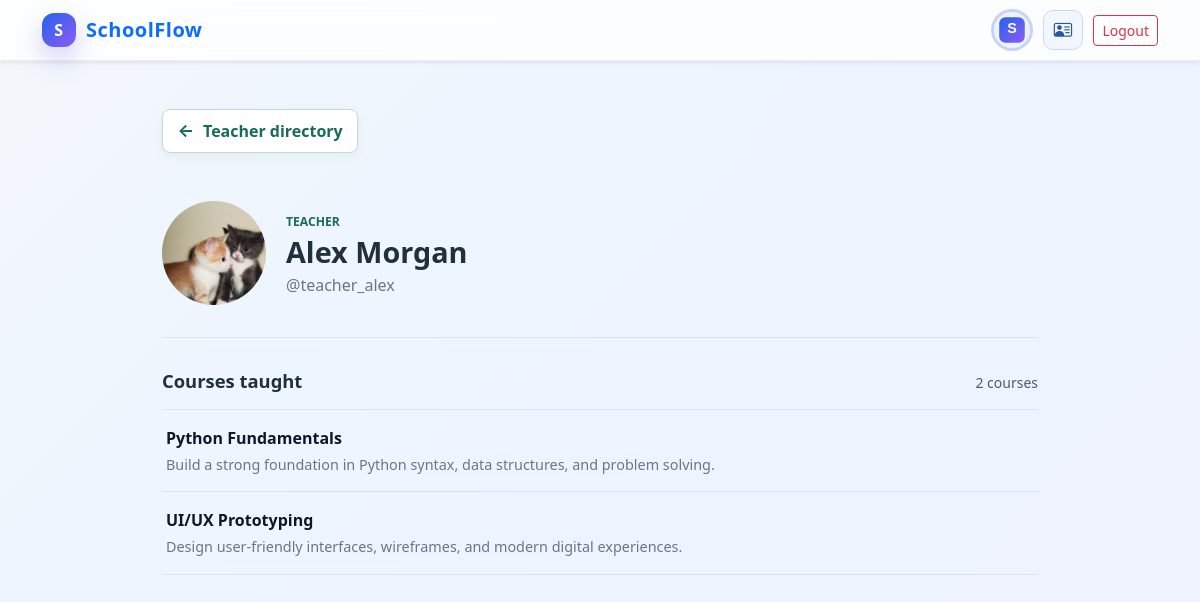
Screenshot of /student/teachers/36/ (signed in) with the database file from the repository.
### portal/models.py (models this page shows, shortened)
class User(AbstractUser):
    is_teacher = models.BooleanField(default=False)
    is_student = models.BooleanField(default=False)
    phone = models.CharField(max_length=20, blank=True, null=True)
    address = models.TextField(blank=True, null=True)
    profile_image = models.ImageField(upload_to='profiles/', blank=True, null=True)
    class Meta:
        permissions = [
            ("can_access_teacher_dashboard", "Can access teacher dashboard"),
            ("can_access_student_dashboard", "Can access student dashboard"),
        ]

class Course(models.Model):
    title = models.CharField(max_length=200)
    description = models.TextField(blank=True)
    created_by = models.ForeignKey(
        settings.AUTH_USER_MODEL,
        on_delete=models.CASCADE,
        related_name="created_courses",
        limit_choices_to={"is_teacher": True},
    )
    students = models.ManyToManyField(
        settings.AUTH_USER_MODEL,
        related_name="enrolled_courses",
        blank=True,
        limit_choices_to={"is_student": True},
    )
    created_at = models.DateTimeField(auto_now_add=True)
    updated_at = models.DateTimeField(auto_now=True)
    class Meta:
        permissions = [
            ("can_manage_courses", "Can manage courses"),
            ("can_assign_students", "Can assign students to courses"),
        ]

### portal/views/student_views.py (the view)
# urls.py: path('student/teachers/<int:teacher_id>/', student_teacher_profile, name='student_teacher_profile'),
@login_required
@permission_required('portal.can_access_student_dashboard', raise_exception=True)
def student_teacher_profile(request, teacher_id):
    if not request.user.is_student:
        return redirect('home')
    teacher = get_object_or_404(User, pk=teacher_id, is_teacher=True, is_active=True)
    courses = Course.objects.filter(created_by=teacher).order_by('title')
    return render(request, 'public_profile.html', {
        'profile_user': teacher,
        'profile_role': 'Teacher',
        'teacher_courses': courses,
    })

### templates/public_profile.html (shortened to what this page needs)
{% extends 'base.html' %}
{% block content %}
<main class="container py-5 public-profile">
  <a class="btn-back mb-4" href="{% if profile_user.is_teacher %}{% url 'student_teacher_directory' %}{% else %}{% url 'teacher_student_directory' %}{% endif %}">{% if profile_user.is_teacher %}Teacher directory{% else %}Student directory{% endif %}</a>
  <section class="profile-heading">
    {% if profile_user.profile_image %}
      <img class="profile-avatar" src="{{ profile_user.profile_image.url }}" alt="{{ profile_role }} profile photo">
    {% else %}
      <span class="profile-avatar profile-avatar-initial">{{ profile_user.first_name|default:profile_user.username|slice:':1'|upper }}</span>
    {% endif %}
    <div>
      <span class="profile-role">{{ profile_role }}</span>
      <h1>{{ profile_user.get_full_name|default:profile_user.username }}</h1>
      <p>@{{ profile_user.username }}</p>
    </div>
  </section>
  {% if profile_user.is_teacher %}
    <section class="profile-details">
      <div class="d-flex justify-content-between align-items-baseline flex-wrap gap-2 mb-3">
        <h2>Courses taught</h2>
        <span class="text-muted small">{{ teacher_courses|length }} course{{ teacher_courses|length|pluralize }}</span>
      </div>
      {% if teacher_courses %}
        <div class="profile-activity-list">
          {% for course in teacher_courses %}
            <article class="profile-activity">
              <strong>{{ course.title }}</strong>
              <p class="mb-0">{{ course.description|default:'Course details will be shared in class.' }}</p>
            </article>
          {% endfor %}
        </div>
      {% else %}
        <p class="text-muted mb-0">No courses are listed yet.</p>
      {% endif %}
    </section>
  {% endif %}
</main>
{% endblock %}

### templates/base.html (style rules this page uses)
:root { --primary: #2563eb; --primary-2: #4f46e5; --success: #10b981; --warning: #f59e0b; --dark: #0f172a; --muted: #64748b; --panel: rgba(255, 255, 255, 0.78); }
body { background: linear-gradient(135deg, #f4f7fb 0%, #edf5ff 35%, #eef2ff 100%); min-height: 100vh; color: var(--dark); }
.btn-back { display: inline-flex; align-items: center; gap: 0.55rem; min-height: 42px; padding: 0.55rem 0.9rem; border: 1px solid #c8d8d4; border-radius: 8px; background: #fff; color: #176b58; font-weight: 700; text-decoration: none; box-shadow: 0 3px 10px rgba(23, 107, 88, 0.07); transition: transform 180ms ease, box-shadow 180ms ease, background 180ms ease; }
.btn-back::before { content: '\2190'; font-size: 1.1rem; line-height: 1; }

### templates/public_profile.html (style rules this page uses)
.public-profile { max-width: 900px; }
.profile-heading { display: flex; align-items: center; gap: 1.25rem; padding: 1.5rem 0 2rem; border-bottom: 1px solid #dce5e4; }
.profile-avatar { width: 104px; height: 104px; flex: 0 0 104px; border-radius: 50%; object-fit: cover; }
.profile-role { color: #176b58; font-size: 0.76rem; font-weight: 750; text-transform: uppercase; }
.profile-heading h1 { margin: 0.2rem 0; color: #20313b; font-size: 1.8rem; font-weight: 750; }
.profile-heading p { margin: 0; color: #697781; }
.profile-details { margin-top: 2rem; }
.profile-details h2 { margin: 0; color: #20313b; font-size: 1.15rem; font-weight: 750; }
.profile-activity-list { border-top: 1px solid #dce5e4; }
.profile-activity { padding: 1rem 0.25rem; border-bottom: 1px solid #dce5e4; }
.profile-activity p { margin-top: 0.25rem; color: #697781; font-size: 0.9rem; }

### rows the page displays
User: profile_image (picture), get_full_name "Alex Morgan", username "teacher_alex"
Course: title "Python Fundamentals", description "Build a strong foundation in Python syntax, data structures, and problem solving."
Course: title "UI/UX Prototyping", description "Design user-friendly interfaces, wireframes, and modern digital experiences."

### other values shown
{{ profile_role }} "TEACHER"
{{ teacher_courses|length }} "2"
